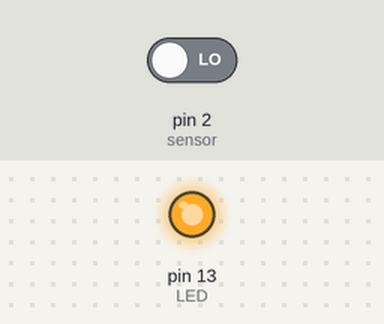
A sketch run on a simulated Arduino Uno, built with avr-gcc and run on an emulated ATmega328P. Parts: output pins drawn as LEDs (lit = HIGH). The test bench sets the inputs (shaded band); at power-on: pin 2 (sensor) LOW.

Above: at 1.8 s.
1.9 s: pin 2 (sensor) driven HIGH
At 2.9 s:
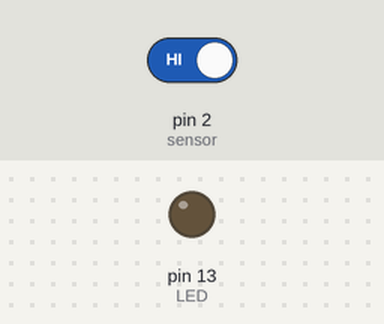
3.5 s: pin 2 (sensor) driven LOW
At 4.0 s:
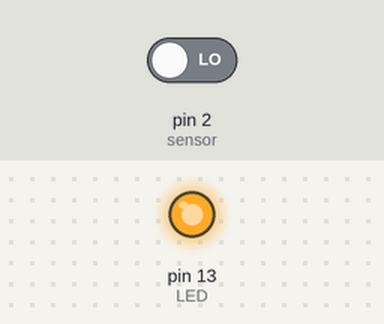
Timing chart, 0 to 6.5 s (numbered marks = the images above; inputs shaded):
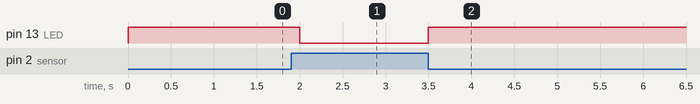

The sketch:

sketch_jul03b.ino
```cpp
const int LED = 13;
const int sensor = 2;
int vlue;


void setup() {
  pinMode(LED, OUTPUT);
  pinMode(sensor, INPUT);


}

void loop() {
  vlue = digitalRead(sensor);
  digitalWrite(LED, !vlue);

  delay(500);


}
```

Measured:
- after the input at 1.9 s, pin 13 (LED): HIGH → LOW after 0.10 s
- after the input at 3.5 s, pin 13 (LED): LOW → HIGH at once
